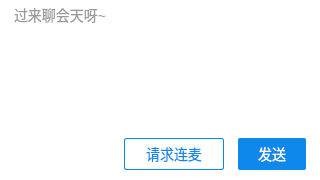
         <widget class="QWidget" name="m_zoneInput" native="true">
          <property name="sizePolicy">
           <sizepolicy hsizetype="Minimum" vsizetype="Minimum">
            <horstretch>0</horstretch>
            <verstretch>0</verstretch>
           </sizepolicy>
          </property>
          <property name="minimumSize">
           <size>
            <width>320</width>
            <height>180</height>
           </size>
          </property>
          <property name="maximumSize">
           <size>
            <width>320</width>
            <height>180</height>
           </size>
          </property>
          <property name="styleSheet">
           <string notr="true">background-color: #ffffff;</string>
          </property>
          <layout class="QVBoxLayout" name="verticalLayout_9">
           <property name="spacing">
            <number>0</number>
           </property>
           <property name="leftMargin">
            <number>0</number>
           </property>
           <property name="topMargin">
            <number>0</number>
           </property>
           <property name="rightMargin">
            <number>0</number>
           </property>
           <property name="bottomMargin">
            <number>0</number>
           </property>
           <item>
            <layout class="QVBoxLayout" name="verticalLayout_8">
             <property name="spacing">
              <number>0</number>
             </property>
             <item>
              <widget class="QTextEdit" name="m_edInput">
               <property name="styleSheet">
                <string notr="true">QTextEdit{
    font-family: 微软雅黑;
    font-size: 14px;
    padding-left: 10px;
    color: #333333;
}

QScrollBar:vertical{
    border:0px solid grey;
    width: 10px;
}

QScrollBar::handle:vertical{
     background-color: #dbdbdb;
     border-radius: 5px;
     min-height: 20px;
     
}

QScrollBar::handle:vertical:hover{
     background-color: #d0d0d0;
}</string>
               </property>
               <property name="frameShape">
                <enum>QFrame::NoFrame</enum>
               </property>
               <property name="placeholderText">
                <string>过来聊会天呀~</string>
               </property>
              </widget>
             </item>
             <item>
              <spacer name="verticalSpacer_8">
               <property name="orientation">
                <enum>Qt::Vertical</enum>
               </property>
               <property name="sizeType">
                <enum>QSizePolicy::Fixed</enum>
               </property>
               <property name="sizeHint" stdset="0">
                <size>
                 <width>20</width>
                 <height>10</height>
                </size>
               </property>
              </spacer>
             </item>
             <item>
              <layout class="QHBoxLayout" name="horizontalLayout_8">
               <property name="spacing">
                <number>0</number>
               </property>
               <item>
                <spacer name="horizontalSpacer_8">
                 <property name="orientation">
                  <enum>Qt::Horizontal</enum>
                 </property>
                 <property name="sizeHint" stdset="0">
                  <size>
                   <width>40</width>
                   <height>20</height>
                  </size>
                 </property>
                </spacer>
               </item>
               <item>
                <widget class="QPushButton" name="m_bRequestJoinLive">
                 <property name="minimumSize">
                  <size>
                   <width>100</width>
                   <height>32</height>
                  </size>
                 </property>
                 <property name="maximumSize">
                  <size>
                   <width>120</width>
                   <height>32</height>
                  </size>
                 </property>
                 <property name="cursor">
                  <cursorShape>PointingHandCursor</cursorShape>
                 </property>
                 <property name="styleSheet">
                  <string notr="true">QPushButton:!enabled{
     font-family: 微软雅黑;
     font-size: 14px;
     border: 1px solid #e6e6e6;
     border-radius: 2px;
     background-color: #ffffff;
     color: #e6e6e6;   
}
QPushButton:enabled:!hover{
     font-family: 微软雅黑;
     font-size: 14px;
     border: 1px solid #0e88eb;
     border-radius: 2px;
     background-color: #ffffff;
     color: #0e88eb;   
}

QPushButton:enabled:hover{
    font-family: 微软雅黑;
     font-size: 14px;
     border: 1px solid #0e88eb;
     border-radius: 2px;
     background-color: #0e88eb;
     color: #ffffff;   
}

QPushButton:enabled:hover:pressed{
    font-family: 微软雅黑;
     font-size: 14px;
     border: 1px solid #0e88eb;
     border-radius: 2px;
     background-color: #0d80de;
     color: #ffffff;   
}</string>
                 </property>
                 <property name="text">
                  <string>请求连麦</string>
                 </property>
                </widget>
               </item>
               <item>
                <spacer name="horizontalSpacer_9">
                 <property name="orientation">
                  <enum>Qt::Horizontal</enum>
                 </property>
                 <property name="sizeType">
                  <enum>QSizePolicy::Fixed</enum>
                 </property>
                 <property name="sizeHint" stdset="0">
                  <size>
                   <width>14</width>
                   <height>20</height>
                  </size>
                 </property>
                </spacer>
               </item>
               <item>
                <widget class="QPushButton" name="m_bSendMessage">
                 <property name="sizePolicy">
                  <sizepolicy hsizetype="Fixed" vsizetype="Fixed">
                   <horstretch>0</horstretch>
                   <verstretch>0</verstretch>
                  </sizepolicy>
                 </property>
                 <property name="minimumSize">
                  <size>
                   <width>68</width>
                   <height>32</height>
                  </size>
                 </property>
                 <property name="maximumSize">
                  <size>
                   <width>68</width>
                   <height>32</height>
                  </size>
                 </property>
                 <property name="cursor">
                  <cursorShape>PointingHandCursor</cursorShape>
                 </property>
                 <property name="styleSheet">
                  <string notr="true">QPushButton:!hover{
border: none;
border-radius: 2px;
font-family: 微软雅黑;
font-size: 14px;
background-color: #0e88eb;
color: #ffffff;
}

QPushButton:hover{
border: none;
border-radius: 2px;
font-family: 微软雅黑;
font-size: 14px;
background-color: #0f8ff7;
color: #ffffff;
}

QPushButton:hover:pressed{
border: none;
border-radius: 2px;
font-family: 微软雅黑;
font-size: 14px;
background-color: #0d80de;
color: #ffffff;
}</string>
                 </property>
                 <property name="text">
                  <string>发送</string>
                 </property>
                </widget>
               </item>
               <item>
                <spacer name="horizontalSpacer_10">
                 <property name="orientation">
                  <enum>Qt::Horizontal</enum>
                 </property>
                 <property name="sizeType">
                  <enum>QSizePolicy::Fixed</enum>
                 </property>
                 <property name="sizeHint" stdset="0">
                  <size>
                   <width>14</width>
                   <height>20</height>
                  </size>
                 </property>
                </spacer>
               </item>
              </layout>
             </item>
             <item>
              <spacer name="verticalSpacer_9">
               <property name="orientation">
                <enum>Qt::Vertical</enum>
               </property>
               <property name="sizeType">
                <enum>QSizePolicy::Fixed</enum>
               </property>
               <property name="sizeHint" stdset="0">
                <size>
                 <width>20</width>
                 <height>10</height>
                </size>
               </property>
              </spacer>
             </item>
            </layout>
           </item>
          </layout>
         </widget>
